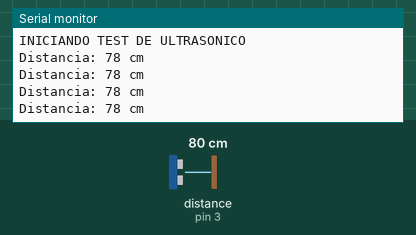
Simulated run of this sketch. Board: Arduino Uno, built with avr-gcc and run on an emulated ATmega328P. On the bench: the last lines printed to the serial monitor. Wiring (inferred from the names in the program): ultrasonic range finder: trigger pin 2; echo pin 3. The inputs (shaded band) are chosen by the test bench; at power-on: distance to the obstacle (sensor on pin 3) 80 cm. The echo pulse lasts 58.3 µs per cm.

Above: at 1.2 s.
1.3 s: distance to the obstacle (sensor on pin 3) set to 2 cm
At 1.73 s:
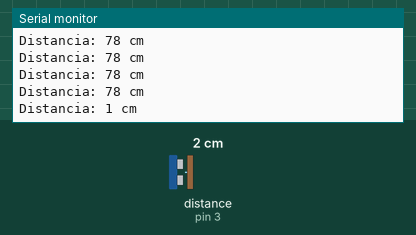
2.8 s: distance to the obstacle (sensor on pin 3) set to 4 cm
At 2.94 s:
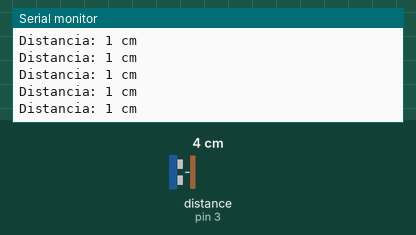
Timing chart, 0 to 5.8 s (numbered marks = the images above; inputs shaded):
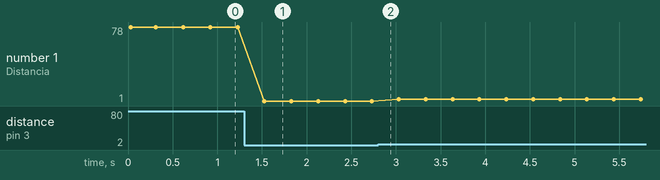

The sketch:

ultrasonico.ino
```cpp
// 2. ULTRASÓNICO: Muestra la distancia medida continuamente.

// Pines de Ultrasónico
#define TRIG 2
#define ECHO 3

void setup() {
    Serial.begin(9600);
    Serial.println("INICIANDO TEST DE ULTRASONICO");

    // Configuración de Pines
    pinMode(TRIG, OUTPUT);
    pinMode(ECHO, INPUT);
}

int medirDistancia() {
    // Envía pulso
    digitalWrite(TRIG, LOW); delayMicroseconds(2);
    digitalWrite(TRIG, HIGH); delayMicroseconds(10);
    digitalWrite(TRIG, LOW);

    // Mide y calcula distancia en cm
    long duracion = pulseIn(ECHO, HIGH);
    int distancia = duracion * 0.034 / 2;
    return distancia;
}

void loop() {
    int d = medirDistancia();

    Serial.print("Distancia: ");
    Serial.print(d);
    Serial.println(" cm");

    delay(300);
}
```

Measured:
- after the input at 1.3 s, the serial monitor: prints a new line after 0.23 s (image 1)
- plotted number 1: 78 → 1 after the input at 1.3 s, 1 → 3 after the input at 2.8 s
